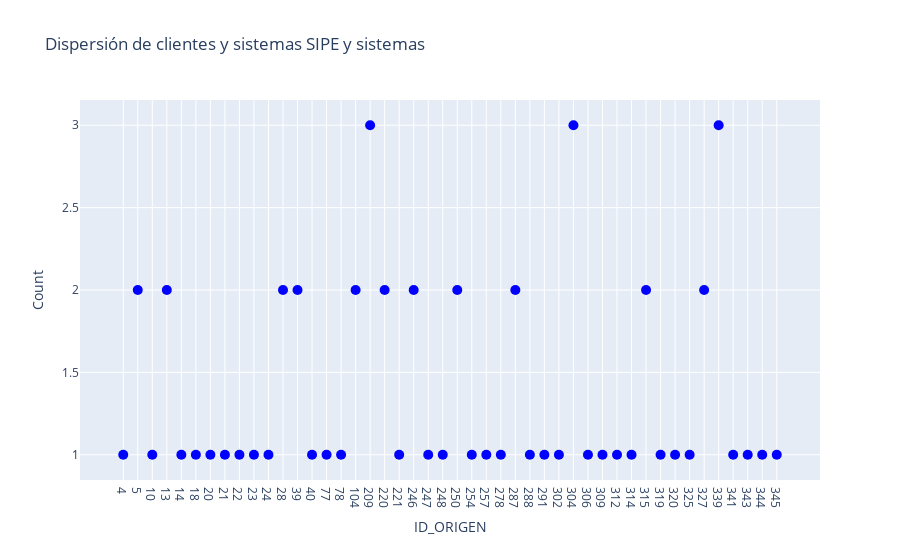

The notebook cell saved with this chart:
### Markdown cell above
# SIPE VS LOS SISTEMAS TRANSACCIONALES

### Code cell
dfs_comp = [df_soi ,df_meca , df_sirac , df_sims, df_tas]
grouped_df_sipe, comparacion_sipe = clts_repetidos(df_sipe , dfs_comp, "NOMBRE_O_RAZON_SOCIAL", 93, "SIPE y sistemas")

### Figure 1 — Plotly figure (JSON) as saved in the notebook; plotly's stock layout.template omitted (floating-point values rounded to 4 significant figures)
{"data": [{"hovertemplate": "%{text}", "marker": {"color": "blue", "size": 10}, "mode": "markers", "text": ["BANK OF MONTREAL <br>SISTEMAS PRESENTES: SIMS,SIPE<br>NUMERO DE CLIENTES: ['BKOFMO', 4]  <br>DIRECCIONES: [nan, '115 SOUTH LASALLE STREET CHICAGO, ILLINOIS 60603']  <br> RFCS: ['XXXXXXXXXXXXX', 'XXXXXXXXXXXXX'] ", "UNION BANK OF SWITZERLAND <br>SISTEMAS PRESENTES: SOI,MECA,SIPE<br>NUMERO DE CLIENTES: [10459, 'UBS', 5]  <br>DIRECCIONES: [nan, 'NO SE TIENE REGISTRADA LA INFORMACION', '299 PARK AVENUE, NEW YORK, NY 10171-0026']  <br> RFCS: ['XXXXXXXXXXXXX', 'XXXXXXXXXXXX', 'XXXXXXXXXXXXX'] ", "STANDARD CHARTERED BANK <br>SISTEMAS PRESENTES: SOI,SIPE<br>NUMERO DE CLIENTES: [10463, 10]  <br>DIRECCIONES: ['AVENUE OF THE AMERICAS -- AVENUE OF THE AMERICAS', '160 WATER STREET, NEW YORK, NY. 10038-4995']  <br> RFCS: ['XXXXXXXXXXXXX', 'XXXXXXXXXXXXX'] ", "BANCO INTERACCIONES, S.A <br>SISTEMAS PRESENTES: MECA,TAS,SIPE<br>NUMERO DE CLIENTES: ['INTERA', 1060001, 13]  <br>DIRECCIONES: ['NO SE TIENE REGISTRADA LA INFORMACION', nan, 'PASEO DE LA REFORMA 383 PISO 14 COL CUAHTEMOC CP 06500']  <br> RFCS: ['XXXXXXXXXXXX', 'XXXXXXXXXXXXX', 'BIN931011519'] ", "BANCO SANTANDER MEXICANO <br>SISTEMAS PRESENTES: TAS,SIPE<br>NUMERO DE CLIENTES: [1060010, 14]  <br>DIRECCIONES: [nan, '235 5TH AVENUE NEW YORK, NY 10016']  <br> RFCS: ['XXXXXXXXXXXXX', 'XXXXXXXXXXXXX'] ", "BANCO SANTANDER MEXICO <br>SISTEMAS PRESENTES: SIRAC,SIPE<br>NUMERO DE CLIENTES: [23422459, 18]  <br>DIRECCIONES: [nan, 'PROL. PASEO DE LA REFORMA 500, COL. LOMAS DE SANTA FE']  <br> RFCS: ['BSM970519DU8', 'BSM970519DU8'] ", "BANCO DEL ATLANTICO <br>SISTEMAS PRESENTES: MECA,SIPE<br>NUMERO DE CLIENTES: ['ATLAN', 20]  <br>DIRECCIONES: ['NO SE TIENE REGISTRADA LA INFORMACION', nan]  <br> RFCS: ['XXXXXXXXXXXX', 'XXXXXXXXXXXXX'] ", "BANCO DEL CENTRO <br>SISTEMAS PRESENTES: MECA,SIPE<br>NUMERO DE CLIENTES: ['BCDM', 21]  <br>DIRECCIONES: ['NO SE TIENE REGISTRADA LA INFORMACION', nan]  <br> RFCS: ['XXXXXXXXXXXX', 'XXXXXXXXXXXXX'] ", "BANCO MERCANTIL DEL NORTE <br>SISTEMAS PRESENTES: MECA,SIPE<br>NUMERO DE CLIENTES: ['BMNO', 22]  <br>DIRECCIONES: ['NO SE TIENE REGISTRADA LA INFORMACION', 'ZARAGOZA 920 SUR MONTERREY NUEVO LEON']  <br> RFCS: ['XXX123456XXX', 'XXXXXXXXXXXXX'] ", "BANCO INBURSA, S.A. <br>SISTEMAS PRESENTES: TAS,SIPE<br>NUMERO DE CLIENTES: [1060016, 23]  <br>DIRECCIONES: [nan, 'PASEO DE LAS PALMAS 736 LOMAS DE CHAPULTEPEC CP 11000']  <br> RFCS: ['XXXXXXXXXXXXX', 'XXXXXXXXXXXXX'] ", "BANOBRAS <br>SISTEMAS PRESENTES: MECA,SIPE<br>NUMERO DE CLIENTES: ['BANOB', 24]  <br>DIRECCIONES: ['NO SE TIENE REGISTRADA LA INFORMACION', 'JAVIER BARROS SIERA 515, LOMAS DE SANTA FE, MEXICO']  <br> RFCS: ['XXXXXXXXXXXX', 'BNO670315CDO'] ", "NAFIN SECURITIES <br>SISTEMAS PRESENTES: MECA,MECA,SIPE<br>NUMERO DE CLIENTES: ['SECURI', 'NAFSEC', 28]  <br>DIRECCIONES: ['P', 'NO SE TIENE REGISTRADA LA INFORMACION', nan]  <br> RFCS: ['XXX123456XXX', 'XXXXXXXXXXXX', 'XXXXXXXXXXXXX'] ", "COMISION FEDERAL ELECTRICIDAD <br>SISTEMAS PRESENTES: TAS,TAS,SIPE<br>NUMERO DE CLIENTES: [6009267, 1064268, 39]  <br>DIRECCIONES: [nan, nan, nan]  <br> RFCS: ['CFE370814QI0', 'CFE370814QI0', 'XXXXXXXXXXXXX'] ", "BANK OF AMERICA SAN FRANCISCO <br>SISTEMAS PRESENTES: MECA,SIPE<br>NUMERO DE CLIENTES: ['BOFAS', 40]  <br>DIRECCIONES: ['NO SE TIENE REGISTRADA LA INFORMACION', 'GATEWAY 1850 BLVD. CONCORD CALIFORNIA']  <br> RFCS: ['XXXXXXXXXXXX', 'XXXXXXXXXXXXX'] ", "BANCA CREMI, S.A. <br>SISTEMAS PRESENTES: MECA,SIPE<br>NUMERO DE CLIENTES: ['BCDI', 77]  <br>DIRECCIONES: ['NO SE TIENE REGISTRADA LA INFORMACION', nan]  <br> RFCS: ['XXXXXXXXXXXX', 'XXXXXXXXXXXXX'] ", "BANCO DE ORIENTE, S.A. <br>SISTEMAS PRESENTES: MECA,SIPE<br>NUMERO DE CLIENTES: ['BORI', 78]  <br>DIRECCIONES: ['NO SE TIENE REGISTRADA LA INFORMACION', nan]  <br> RFCS: ['XXXXXXXXXXXX', 'XXXXXXXXXXXXX'] ", "BANCO INDUSTRIAL, S.A. <br>SISTEMAS PRESENTES: MECA,TAS,SIPE<br>NUMERO DE CLIENTES: ['INDUS', 1060031, 104]  <br>DIRECCIONES: ['NO SE TIENE REGISTRADA LA INFORMACION', nan, nan]  <br> RFCS: ['XXXXXXXXXXXX', 'XXXXXXXXXXXXX', 'XXXXXXXXXXXXX'] ", "BANCO DEL BAJIO, S.A. <br>SISTEMAS PRESENTES: MECA,TAS,TAS,SIPE<br>NUMERO DE CLIENTES: ['BANJIO', 1060022, 999899, 209]  <br>DIRECCIONES: ['NO SE TIENE REGISTRADA LA INFORMACION', nan, nan, nan]  <br> RFCS: ['XXXXXXXXXXXX', 'XXXXXXXXXXXXX', 'BBA940707IE1', 'XXXXXXXXXXXXX'] ", "BANCO DE MEXICO <br>SISTEMAS PRESENTES: MECA,TAS,SIPE<br>NUMERO DE CLIENTES: ['BXICO', 1040153, 220]  <br>DIRECCIONES: ['NO SE TIENE REGISTRADA LA INFORMACION', nan, 'AV. 5 DE MAYO 2 COLONIA CENTRO DELEGACION CUAUHTEMOC.CP06000']  <br> RFCS: ['XXXXXXXXXXXX', 'BNM840515VB2', 'XXXXXXXXXXXXX'] ", "CITIBANK MEXICO, S.A. <br>SISTEMAS PRESENTES: MECA,SIPE<br>NUMERO DE CLIENTES: ['CBMX', 221]  <br>DIRECCIONES: ['NO SE TIENE REGISTRADA LA INFORMACION', 'REFORMA 390 COL. JUAREZ CP 06695 MEXICO, DF']  <br> RFCS: ['XXXXXXXXXXXX', 'XXXXXXXXXXXXX'] ", "BANK BOSTON MEXICO <br>SISTEMAS PRESENTES: MECA,TAS,SIPE<br>NUMERO DE CLIENTES: ['BOSTON', 1060000, 246]  <br>DIRECCIONES: ['NO SE TIENE REGISTRADA LA INFORMACION', nan, nan]  <br> RFCS: ['XXXXXXXXXXXX', 'XXXXXXXXXXXXX', 'XXXXXXXXXXXXX'] ", "BANCO BILBAO VIZCAYA MEXICO <br>SISTEMAS PRESENTES: MECA,SIPE<br>NUMERO DE CLIENTES: ['BBVI', 247]  <br>DIRECCIONES: ['NO SE TIENE REGISTRADA LA INFORMACION', nan]  <br> RFCS: ['XXXXXXXXXXXX', 'XXXXXXXXXXXXX'] ", "DRESDNER BANK, MEXICO <br>SISTEMAS PRESENTES: MECA,SIPE<br>NUMERO DE CLIENTES: ['DRESBK', 248]  <br>DIRECCIONES: ['BOSQUE DE ALISOS 47B - PISO 4', nan]  <br> RFCS: ['XXXXXXXXXXXX', 'XXXXXXXXXXXXX'] ", "CITIBANK NEW YORK <br>SISTEMAS PRESENTES: MECA,SIMS,SIPE<br>NUMERO DE CLIENTES: ['CITINY', 'CITI', 250]  <br>DIRECCIONES: ['NO SE TIENE REGISTRADA LA INFORMACION', nan, nan]  <br> RFCS: ['XXXXXXXXXXXX', 'XXXXXXXXXXXXX', 'XXXXXXXXXXXXX'] ", "GOBIERNO FEDERAL <br>SISTEMAS PRESENTES: TAS,SIPE<br>NUMERO DE CLIENTES: [100003, 254]  <br>DIRECCIONES: [nan, nan]  <br> RFCS: ['NFI3406305T0', 'XXXXXXXXXXXXX'] ", "BANK OF MONTREAL, CHICAGO  M <br>SISTEMAS PRESENTES: MECA,SIPE<br>NUMERO DE CLIENTES: ['BKMONT', 257]  <br>DIRECCIONES: ['115 SOUTH LA SALLE STREET 19TH FLOOR W.', nan]  <br> RFCS: ['XXXXXXXXXXXX', 'XXXXXXXXXXXXX'] ", "GE CAPITAL BANK, S.A. <br>SISTEMAS PRESENTES: TAS,SIPE<br>NUMERO DE CLIENTES: [1060032, 278]  <br>DIRECCIONES: [nan, 'AV. STA. FE 495 COL. CRUZ MANCA CUAJIMALPA 05349 MEX. D.F.']  <br> RFCS: ['XXXXXXXXXXXXX', 'XXXXXXXXXXXXX'] ", "BANK OF NEW YORK CO. <br>SISTEMAS PRESENTES: MECA,SIMS,SIPE<br>NUMERO DE CLIENTES: ['BANKNY', 'BKOFNY', 287]  <br>DIRECCIONES: ['NO SE TIENE REGISTRADA LA INFORMACION', nan, '32 OLD SLIP ROAD NY, NY 10179']  <br> RFCS: ['XXXXXXXXXXXX', 'XXXXXXXXXXXXX', 'XXXXXXXXXXXXX'] ", "BEAR STEARNS & CO. INC. <br>SISTEMAS PRESENTES: MECA,SIPE<br>NUMERO DE CLIENTES: ['BSTEAR', 288]  <br>DIRECCIONES: ['P', '383 MADISON AVENUE NY, NY 10179']  <br> RFCS: ['XXX123456XXX', 'XXXXXXXXXXXXX'] ", "NATEXIS BANQUES POPULAIRES NY <br>SISTEMAS PRESENTES: SOI,SIPE<br>NUMERO DE CLIENTES: [9005, 291]  <br>DIRECCIONES: ['AVENUE PIRRE MENDES FRANC -- RUE SAINT DOMINIQUE', '1251 AV OF THE AMERICAS 34TH FLOOR NY NY 10020']  <br> RFCS: ['XXXXXXXXXXXXX', 'XXXXXXXXXXXXX'] ", "BANCO VE POR MAS, S.A. <br>SISTEMAS PRESENTES: SIRAC,SIPE<br>NUMERO DE CLIENTES: [3912912, 302]  <br>DIRECCIONES: [nan, 'AV. PASEO DE LA REFORMA 365 PISO 2 COL CUAUHTEMOC DF 06500']  <br> RFCS: ['BVM951002LX0', 'XXXXXXXXXXXXX'] ", "IXE BANCO S.A. <br>SISTEMAS PRESENTES: MECA,TAS,TAS,SIPE<br>NUMERO DE CLIENTES: ['IXE', 1060028, 1037284, 304]  <br>DIRECCIONES: ['JOSE LUIS LAGRANGE 103', nan, nan, 'AV. PAE DE LA REFORMA 505 PISO 47, COLONIA CUAUHTEMOC CP 065']  <br> RFCS: ['XXXXXXXXXXXX', 'XXXXXXXXXXXXX', 'IBA950503GTA', 'XXXXXXXXXXXXX'] ", "BANCA AFIRME, S.A. <br>SISTEMAS PRESENTES: TAS,SIPE<br>NUMERO DE CLIENTES: [1041222, 306]  <br>DIRECCIONES: [nan, 'JUÁREZ SUR 800 PISO 9 COL. CENTRO MONTERREY NUEVO LEÓN 64000']  <br> RFCS: ['BAF950102JP5', 'BAF950102JP5'] ", "MIZUHO CORPORATE BANK LTD, NEW YORK <br>SISTEMAS PRESENTES: SOI,SIPE<br>NUMERO DE CLIENTES: [9041, 309]  <br>DIRECCIONES: ['AV. AMERICAS PISO 31 -- AV. LAS AMERICAS PISO 31 -- NA', '1251 AVENUE OF THE AMERICAS NEW YORK, NEW YORK 10020']  <br> RFCS: ['XXXXXXXXXXXXX', 'XXXXXXXXXXXXX'] ", "DEUTSCHE BANK FRANKFURT <br>SISTEMAS PRESENTES: MECA,SIPE<br>NUMERO DE CLIENTES: ['DEUTCH', 312]  <br>DIRECCIONES: ['FRANKFURT ALEMANIA', nan]  <br> RFCS: ['XXXXXXXXXXXX', 'XXXXXXXXXXXXX'] ", "STANDARD CHARTERED BANK <br>SISTEMAS PRESENTES: SOI,SIPE<br>NUMERO DE CLIENTES: [10463, 314]  <br>DIRECCIONES: ['AVENUE OF THE AMERICAS -- AVENUE OF THE AMERICAS', nan]  <br> RFCS: ['XXXXXXXXXXXXX', 'XXXXXXXXXXXXX'] ", "CITIBANK N.A. NEW YORK <br>SISTEMAS PRESENTES: MECA,SIMS,SIPE<br>NUMERO DE CLIENTES: ['CITINY', 'CITI', 315]  <br>DIRECCIONES: ['NO SE TIENE REGISTRADA LA INFORMACION', nan, nan]  <br> RFCS: ['XXXXXXXXXXXX', 'XXXXXXXXXXXXX', 'XXXXXXXXXXXXX'] ", "BARCLAYS BANK  PLC NEW YORK <br>SISTEMAS PRESENTES: SIMS,SIPE<br>NUMERO DE CLIENTES: ['BARC', 319]  <br>DIRECCIONES: [nan, nan]  <br> RFCS: ['XXXXXXXXXXXXX', 'XXXXXXXXXXXXX'] ", "HSBC MEXICO, S.A. <br>SISTEMAS PRESENTES: TAS,SIPE<br>NUMERO DE CLIENTES: [1060036, 320]  <br>DIRECCIONES: [nan, 'REFORMA 156-PISO 3,  MEXICO, D.F.']  <br> RFCS: ['XXXXXXXXXXXXX', 'HMI950125KG8'] ", "BANK OF AMERICA, N.A. <br>SISTEMAS PRESENTES: SOI,SIPE<br>NUMERO DE CLIENTES: [7912, 325]  <br>DIRECCIONES: ['ONE BRYANT PARK -- ONE BRYANT PARK', nan]  <br> RFCS: ['XXXXXXXXXXXXX', 'XXXXXXXXXXXXX'] ", "BANCO J.P. MORGAN MEXICO <br>SISTEMAS PRESENTES: MECA,TAS,SIPE<br>NUMERO DE CLIENTES: ['JPMOR', 987671, 327]  <br>DIRECCIONES: ['NO SE TIENE REGISTRADA LA INFORMACION', nan, 'PASEO DE LAS PALMAS NUM 405 PISO 16 LOMAS DE CHAPULTEPEC']  <br> RFCS: ['XXXXXXXXXXXX', 'BJP950104LJ5', 'TME840315KT6'] ", "BANK OF AMERICA MEXICO <br>SISTEMAS PRESENTES: MECA,MECA,TAS,SIPE<br>NUMERO DE CLIENTES: ['BANKAM', 'BOFA', 1060026, 339]  <br>DIRECCIONES: ['PASEO DE LA REFORMA 116', 'NO SE TIENE REGISTRADA LA INFORMACION', nan, 'PEDREGAL #24, PISO 22, MOLINO DEL REY, MIGUEL HIDALGO, 11040']  <br> RFCS: ['XXXXXXXXXXXX', 'XXXXXXXXXXXX', 'XXXXXXXXXXXXX', 'XXXXXXXXXXXXX'] ", "BANK OF NEW YORK MELLON <br>SISTEMAS PRESENTES: SOI,SIPE<br>NUMERO DE CLIENTES: [90432, 341]  <br>DIRECCIONES: ['BARCLAY STREET -- BARCLAY STREET -- BARCLAY STREET', 'NEW YORK']  <br> RFCS: ['XXXXXXXXXXXXX', 'XXXXXXXXXXXXX'] ", "BANK OF NEW YORK MELLON <br>SISTEMAS PRESENTES: SOI,SIPE<br>NUMERO DE CLIENTES: [90432, 343]  <br>DIRECCIONES: ['BARCLAY STREET -- BARCLAY STREET -- BARCLAY STREET', '225 LIBERTY STREET']  <br> RFCS: ['XXXXXXXXXXXXX', 'XXXXXXXXXXXXX'] ", "BARCLAYS BANK, MEXICO <br>SISTEMAS PRESENTES: SIMS,SIPE<br>NUMERO DE CLIENTES: ['BARC-M', 344]  <br>DIRECCIONES: ['PASEO DE LA REFORMA 5052, PISO 41, CUAUHTÉMOC', 'PASEO DE LA REFORMA NUM.505 PISO 41 COL. CUAUHTEMOC 06500']  <br> RFCS: ['XXXXXXXXXXXXX', 'BBM060102M82'] ", "BARCLAYS BANK MEXICO <br>SISTEMAS PRESENTES: SIMS,SIPE<br>NUMERO DE CLIENTES: ['BARC-M', 345]  <br>DIRECCIONES: ['PASEO DE LA REFORMA 5052, PISO 41, CUAUHTÉMOC', 'AV. PASEO DE LA REFORMA 505 COL. CUAHUTEMOC']  <br> RFCS: ['XXXXXXXXXXXXX', 'BBM060102M82'] "], "type": "scatter", "x": ["4", "5", "10", "13", "14", "18", "20", "21", "22", "23", "24", "28", "39", "40", "77", "78", "104", "209", "220", "221", "246", "247", "248", "250", "254", "257", "278", "287", "288", "291", "302", "304", "306", "309", "312", "314", "315", "319", "320", "325", "327", "339", "341", "343", "344", "345"], "y": [1, 2, 1, 2, 1, 1, 1, 1, 1, 1, 1, 2, 2, 1, 1, 1, 2, 3, 2, 1, 2, 1, 1, 2, 1, 1, 1, 2, 1, 1, 1, 3, 1, 1, 1, 1, 2, 1, 1, 1, 2, 3, 1, 1, 1, 1]}], "layout": {"title": {"text": "Dispersión de clientes y sistemas SIPE y sistemas"}, "xaxis": {"title": {"text": "ID_ORIGEN"}}, "yaxis": {"title": {"text": "Count"}}}}
